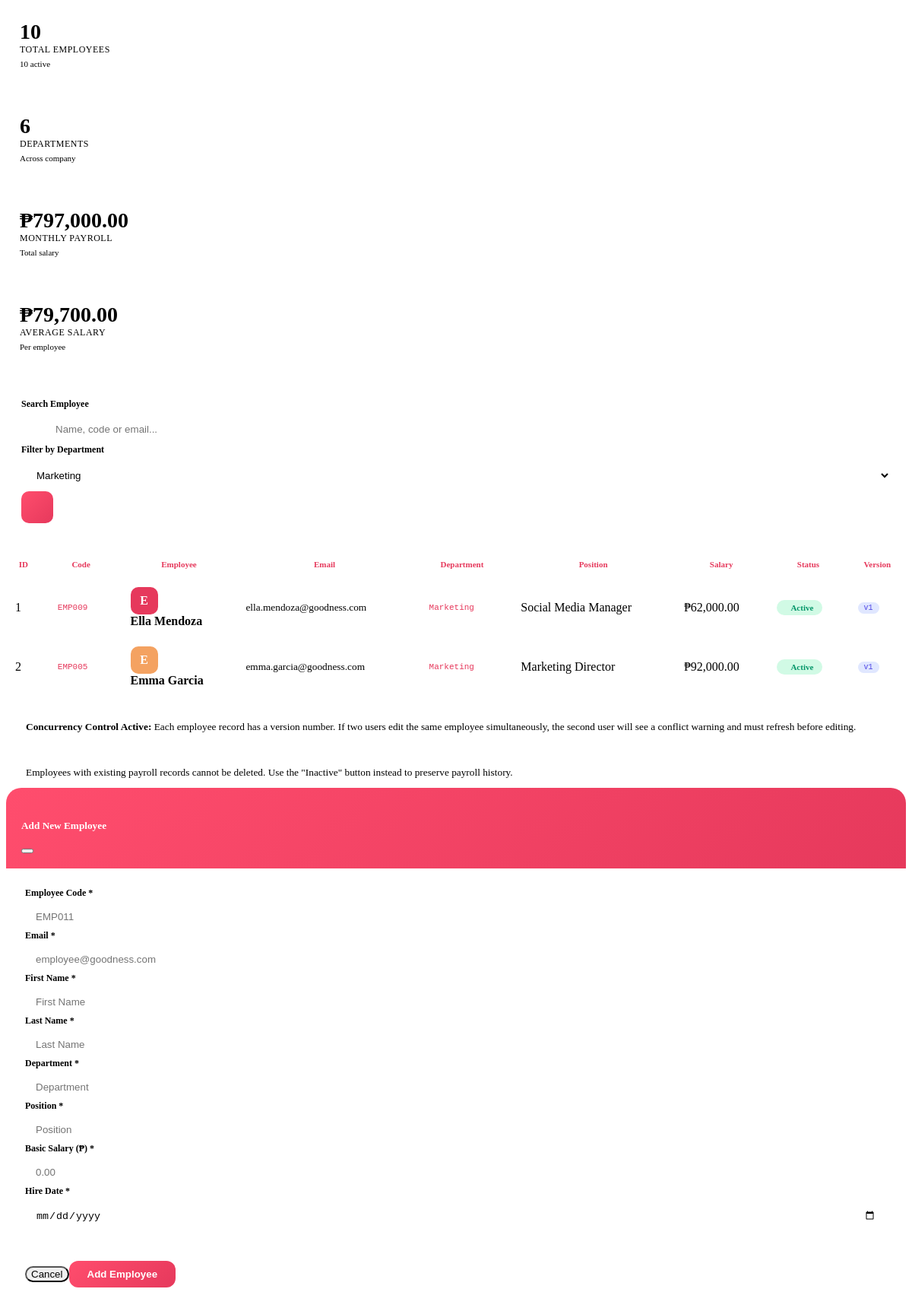
The page /goodness_payroll/modules/employees.php?department=Marketing on the database its author committed.
### tables this page shows
CREATE TABLE `employees` (
  `employee_id`    INT(11)       NOT NULL AUTO_INCREMENT,
  `employee_code`  VARCHAR(20)   NOT NULL,
  `first_name`     VARCHAR(50)   NOT NULL,
  `last_name`      VARCHAR(50)   NOT NULL,
  `email`          VARCHAR(100)  DEFAULT NULL,
  `department`     VARCHAR(50)   DEFAULT NULL,
  `emp_position`   VARCHAR(50)   DEFAULT NULL,
  `basic_salary`   DECIMAL(12,2) NOT NULL CHECK (`basic_salary` > 0),
  `hire_date`      DATE          NOT NULL,
  `emp_status`     ENUM('active','inactive','terminated') DEFAULT 'active',
  `version_number` INT(11)       NOT NULL DEFAULT 1
                   COMMENT 'Optimistic concurrency control - PHP must match before UPDATE',
  `created_at`     TIMESTAMP NOT NULL DEFAULT CURRENT_TIMESTAMP(),
  `updated_at`     TIMESTAMP NOT NULL DEFAULT CURRENT_TIMESTAMP()
                   ON UPDATE CURRENT_TIMESTAMP(),
  PRIMARY KEY (`employee_id`),
  UNIQUE KEY `uq_employee_code` (`employee_code`),
  UNIQUE KEY `uq_employee_email` (`email`),
  KEY `idx_department` (`department`),
  KEY `idx_emp_status` (`emp_status`),
  KEY `idx_version_number` (`version_number`)
);

### goodness_payroll/modules/employees.php (the view, shortened to what this page needs)
<?php
require_once 'config/database.php';
$search = $_GET['search'] ?? '';
$department_filter = $_GET['department'] ?? '';
$query = "SELECT * FROM employees WHERE 1=1";
$params = [];
if ($department_filter) {
    $query .= " AND department = ?";
    $params[] = $department_filter;
}
$query .= " ORDER BY employee_id DESC";
$stmt = $db->prepare($query);
$stmt->execute($params);
$employees = $stmt->fetchAll();
$departments = $db->query("SELECT DISTINCT department FROM employees WHERE department IS NOT NULL ORDER BY department")->fetchAll();
$totalEmployees = $db->query("SELECT COUNT(*) FROM employees")->fetchColumn();
$activeEmployees = $db->query("SELECT COUNT(*) FROM employees WHERE emp_status = 'active'")->fetchColumn();
$totalSalary = $db->query("SELECT SUM(basic_salary) FROM employees")->fetchColumn();
$avgSalary = $totalEmployees > 0 ? $totalSalary / $totalEmployees : 0;
?>
<div>
    <div class="row mb-4">
        <div class="col-md-3 mb-3">
            <div class="employee-stat-card">
                <div class="d-flex justify-content-between">
                    <div><div class="stat-number"><?php echo $totalEmployees; ?></div><div class="stat-label">Total Employees</div><div class="stat-sub"><?php echo $activeEmployees; ?> active</div></div>
                    <div class="stat-icon"><i class="fas fa-users fa-xl" style="color: #e6395c;"></i></div>
                </div>
            </div>
        </div>
        <div class="col-md-3 mb-3">
            <div class="employee-stat-card">
                <div class="d-flex justify-content-between">
                    <div><div class="stat-number"><?php echo count($departments); ?></div><div class="stat-label">Departments</div><div class="stat-sub">Across company</div></div>
                    <div class="stat-icon"><i class="fas fa-building fa-xl" style="color: #4f46e5;"></i></div>
                </div>
            </div>
        </div>
        <div class="col-md-3 mb-3">
            <div class="employee-stat-card">
                <div class="d-flex justify-content-between">
                    <div><div class="stat-number">₱<?php echo number_format($totalSalary, 2); ?></div><div class="stat-label">Monthly Payroll</div><div class="stat-sub">Total salary</div></div>
                    <div class="stat-icon"><i class="fas fa-chart-line fa-xl" style="color: #d97706;"></i></div>
                </div>
            </div>
        </div>
        <div class="col-md-3 mb-3">
            <div class="employee-stat-card">
                <div class="d-flex justify-content-between">
                    <div><div class="stat-number">₱<?php echo number_format($avgSalary, 2); ?></div><div class="stat-label">Average Salary</div><div class="stat-sub">Per employee</div></div>
                    <div class="stat-icon"><i class="fas fa-chart-simple fa-xl" style="color: #0ea5e9;"></i></div>
                </div>
            </div>
        </div>
    </div>
    <div class="employee-table-container mb-4" style="padding: 20px;">
        <form method="GET" class="row g-3 align-items-end">
            <div class="col-md-5">
                <label class="form-label-custom">Search Employee</label>
                <div class="search-wrapper"><i class="fas fa-search"></i><input type="text" name="search" class="search-input" placeholder="Name, code or email..." value="<?php echo htmlspecialchars($search); ?>"></div>
            </div>
            <div class="col-md-4">
                <label class="form-label-custom">Filter by Department</label>
                <select name="department" class="filter-select">
                    <?php foreach($departments as $dept): ?>
                    <option value="<?php echo htmlspecialchars($dept['department']); ?>" <?php echo $department_filter == $dept['department'] ? 'selected' : ''; ?>><?php echo htmlspecialchars($dept['department']); ?></option>
                    <?php endforeach; ?>
                </select>
            </div>
            <div class="col-md-3">
                <button type="submit" class="filter-icon-btn"><i class="fas fa-filter"></i></button>
            </div>
        </form>
    </div>
    <div class="employee-table-container">
        <div class="table-responsive">
            <table class="employee-table">
                <thead>
                    <tr>
                        <th>ID</th>
                        <th>Code</th>
                        <th>Employee</th>
                        <th>Email</th>
                        <th>Department</th>
                        <th>Position</th>
                        <th>Salary</th>
                        <th>Status</th>
                        <th>Version</th>
                    </tr>
                </thead>
                <tbody>
                    <?php $rowNum = 1; foreach($employees as $emp): $initial = strtoupper(substr($emp['first_name'], 0, 1)); $colors = ['#e6395c','#ff4d6d','#f4a261','#2a9d8f','#9b5de5']; $color = $colors[array_rand($colors)]; ?>
                    <tr>
                        <td><?php echo $rowNum++; ?></td>
                        <td><span class="code-badge"><?php echo htmlspecialchars($emp['employee_code']); ?></span></td>
                        <td><div class="d-flex align-items-center gap-2"><div class="employee-avatar" style="background:<?php echo $color; ?>;"><?php echo $initial; ?></div><div><strong><?php echo htmlspecialchars($emp['first_name'].' '.$emp['last_name']); ?></strong></div></div></td>
                        <td><small><?php echo htmlspecialchars($emp['email']); ?></small></td>
                        <td><span class="code-badge" style="background:var(--hover-bg);"><?php echo htmlspecialchars($emp['department']); ?></span></td>
                        <td><?php echo htmlspecialchars($emp['emp_position']); ?></td>
                        <td class="text-success fw-bold">₱<?php echo number_format($emp['basic_salary'],2); ?></td>
                        <td><?php if($emp['emp_status']=='active'): ?><span class="status-badge status-active"><i class="fas fa-circle" style="font-size:8px;"></i> Active</span><?php elseif($emp['emp_status']=='inactive'): ?><span class="status-badge status-inactive"><i class="fas fa-circle" style="font-size:8px;"></i> Inactive</span><?php else: ?><span class="status-badge status-inactive"><i class="fas fa-circle" style="font-size:8px;"></i> Terminated</span><?php endif; ?></td>
                        <td><span class="version-badge"><i class="fas fa-code-branch"></i> v<?php echo $emp['version_number']; ?></span></td>
                    </tr>
                    <?php endforeach; ?>
                </tbody>
            </table>
        </div>
    </div>
    <div class="info-alert">
        <small><strong>Concurrency Control Active:</strong> Each employee record has a version number. If two users edit the same employee simultaneously, the second user will see a conflict warning and must refresh before editing.</small>
    </div>
    <div class="info-alert mt-2">
        <small>Employees with existing payroll records cannot be deleted. Use the "Inactive" button instead to preserve payroll history.</small>
    </div>
</div>
<div class="modal fade" id="addEmployeeModal" tabindex="-1">
    <div class="modal-dialog modal-dialog-centered modal-lg">
        <div class="modal-content modal-content-custom">
            <div class="modal-header modal-header-custom"><h5 class="modal-title modal-title-custom"><i class="fas fa-user-plus me-2"></i> Add New Employee</h5><button type="button" class="btn-close btn-close-white" data-bs-dismiss="modal"></button></div>
            <form method="POST">
                <div class="modal-body" style="padding:25px;">
                    <div class="row">
                        <div class="col-md-6"><div class="mb-3"><label class="form-label-custom">Employee Code *</label><input type="text" name="employee_code" class="form-control-custom" placeholder="EMP011" required></div></div>
                        <div class="col-md-6"><div class="mb-3"><label class="form-label-custom">Email *</label><input type="email" name="email" class="form-control-custom" placeholder="employee@goodness.com" required></div></div>
                        <div class="col-md-6"><div class="mb-3"><label class="form-label-custom">First Name *</label><input type="text" name="first_name" class="form-control-custom" placeholder="First Name" required></div></div>
                        <div class="col-md-6"><div class="mb-3"><label class="form-label-custom">Last Name *</label><input type="text" name="last_name" class="form-control-custom" placeholder="Last Name" required></div></div>
                        <div class="col-md-6"><div class="mb-3"><label class="form-label-custom">Department *</label><input type="text" name="department" class="form-control-custom" placeholder="Department" required></div></div>
                        <div class="col-md-6"><div class="mb-3"><label class="form-label-custom">Position *</label><input type="text" name="position" class="form-control-custom" placeholder="Position" required></div></div>
                        <div class="col-md-6"><div class="mb-3"><label class="form-label-custom">Basic Salary (₱) *</label><input type="number" step="0.01" name="basic_salary" class="form-control-custom" placeholder="0.00" required></div></div>
                        <div class="col-md-6"><div class="mb-3"><label class="form-label-custom">Hire Date *</label><input type="date" name="hire_date" class="form-control-custom" required></div></div>
                    </div>
                </div>
                <div class="modal-footer" style="padding:15px 25px; border-top:1px solid var(--border-color);"><button type="button" class="btn btn-light" data-bs-dismiss="modal" style="border-radius:40px;">Cancel</button><button type="submit" name="add_employee" class="btn-add">Add Employee</button></div>
            </form>
        </div>
    </div>
</div>

### goodness_payroll/modules/employees.php (style rules this page uses)
.employee-stat-card { background: var(--card-bg); border-radius: 20px; padding: 18px; transition: all 0.3s; border: 1px solid var(--border-color); }
.stat-number { font-size: 28px; font-weight: 800; color: var(--text-primary); }
.stat-label { color: var(--text-muted); font-size: 12px; text-transform: uppercase; letter-spacing: 0.5px; }
.stat-sub { color: var(--text-muted); font-size: 11px; margin-top: 5px; }
.stat-icon { background: var(--hover-bg); padding: 12px; border-radius: 16px; }
.search-wrapper { position: relative; }
.search-input { background: var(--input-bg); border: 1px solid var(--input-border); border-radius: 12px; padding: 12px 16px 12px 45px; color: var(--text-primary); width: 100%; }
.filter-select { background: var(--input-bg); border: 1px solid var(--input-border); border-radius: 12px; padding: 12px 16px; color: var(--text-primary); width: 100%; }
.filter-icon-btn { background: linear-gradient(135deg, #ff4d6d, #e6395c); border: none; border-radius: 10px; width: 42px; height: 42px; display: flex; align-items: center; justify-content: center; color: white; cursor: pointer; }
.btn-add { background: linear-gradient(135deg, #ff4d6d, #e6395c); color: white; border: none; padding: 10px 24px; border-radius: 12px; font-weight: 600; display: inline-flex; align-items: center; gap: 8px; cursor: pointer; }
.employee-table-container { background: var(--card-bg); border-radius: 20px; border: 1px solid var(--border-color); overflow: hidden; }
.employee-table { width: 100%; border-collapse: collapse; }
.employee-table th { background: var(--table-header-bg); color: #e6395c; padding: 12px; font-weight: 600; font-size: 11px; }
.employee-table td { padding: 12px; border-bottom: 1px solid var(--border-color); color: var(--text-secondary); }
.employee-avatar { width: 36px; height: 36px; border-radius: 10px; display: flex; align-items: center; justify-content: center; font-weight: 600; color: white; }
.code-badge { background: var(--hover-bg); color: #e6395c; padding: 4px 10px; border-radius: 12px; font-size: 11px; font-family: monospace; }
.version-badge { background: #e0e7ff; color: #4f46e5; padding: 2px 8px; border-radius: 12px; font-size: 10px; font-family: monospace; }
.status-badge { display: inline-flex; align-items: center; gap: 6px; padding: 4px 12px; border-radius: 30px; font-size: 11px; font-weight: 600; }
.status-active { background: #d1fae5; color: #059669; }
.modal-content-custom { background: var(--card-bg); border-radius: 20px; }
.modal-header-custom { background: linear-gradient(135deg, #ff4d6d, #e6395c); border: none; padding: 20px; border-radius: 20px 20px 0 0; }
.modal-title-custom { color: white; font-weight: 700; }
.form-control-custom { background: var(--input-bg); border: 1px solid var(--input-border); border-radius: 12px; padding: 10px 14px; color: var(--text-primary); width: 100%; }
.form-label-custom { color: var(--text-secondary); font-size: 12px; font-weight: 600; margin-bottom: 6px; display: block; }
.info-alert { background: var(--hover-bg); border: 1px solid var(--border-color); border-radius: 16px; padding: 12px 16px; display: flex; align-items: center; gap: 10px; margin-top: 20px; }
.info-alert small { color: var(--text-muted); }

### rows shown on the page
employees: employee_code "EMP009", first_name "E", first_name+last_name "Ella Mendoza", email "ella.mendoza@goodness.com", department "Marketing", emp_position "Social Media Manager", basic_salary "62,000.00", emp_status "Active", version_number "1"
employees: employee_code "EMP005", first_name "E", first_name+last_name "Emma Garcia", email "emma.garcia@goodness.com", department "Marketing", emp_position "Marketing Director", basic_salary "92,000.00", emp_status "Active", version_number "1"

### other values the page prints
$totalEmployees "10"
$activeEmployees "10"
count($departments) "6"
$totalSalary "797,000.00"
$avgSalary "79,700.00"
form field department "Marketing"
